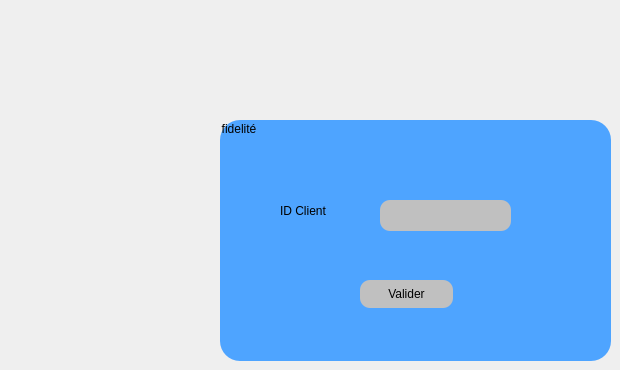
      <widget class="QWidget" name="tab_11">
       <attribute name="title">
        <string>Fidelite</string>
       </attribute>
       <widget class="QGroupBox" name="groupBox_4">
        <property name="geometry">
         <rect>
          <x>220</x>
          <y>120</y>
          <width>391</width>
          <height>241</height>
         </rect>
        </property>
        <property name="styleSheet">
         <string notr="true">QGroupBox
{
border:none ;
color :solid black ;
background-color:rgb(78, 164, 255) ;
border-radius: 20px ;

}

</string>
        </property>
        <property name="title">
         <string>fidelité</string>
        </property>
        <widget class="QPushButton" name="pb_fidelite">
         <property name="geometry">
          <rect>
           <x>140</x>
           <y>160</y>
           <width>93</width>
           <height>28</height>
          </rect>
         </property>
         <property name="styleSheet">
          <string notr="true">QPushButton
{
border:none ;
color :solid black ;
background-color: silver ;
border-radius: 10px ;

}

QPushButton:Hover
{
	background-color : navy;
	border-radius: 10px ;
	border-bottom : 10px cyan ;
	color :white ;
}



</string>
         </property>
         <property name="text">
          <string>Valider</string>
         </property>
        </widget>
        <widget class="QLineEdit" name="id_fidele">
         <property name="geometry">
          <rect>
           <x>160</x>
           <y>80</y>
           <width>131</width>
           <height>31</height>
          </rect>
         </property>
         <property name="styleSheet">
          <string notr="true">QLineEdit
{
border:none ;
color :solid black ;
background-color: silver ;
border-radius: 10px ;
}

QLineEdit:Hover
{
	background-color : white;
border-radius: 10px ;
	border-bottom : 10px cyan ;
	color :black ;
}
</string>
         </property>
         <property name="text">
          <string/>
         </property>
        </widget>
        <widget class="QLabel" name="label_30">
         <property name="geometry">
          <rect>
           <x>60</x>
           <y>70</y>
           <width>91</width>
           <height>41</height>
          </rect>
         </property>
         <property name="styleSheet">
          <string notr="true">QLabel
{
border:none ;
color :solid black ;
background-color:rgb(78, 164, 255) ;
border-radius: 10px ;
	font: 12pt &quot;MS Shell Dlg 2&quot;;
}
</string>
         </property>
         <property name="text">
          <string>ID Client</string>
         </property>
        </widget>
       </widget>
      </widget>
